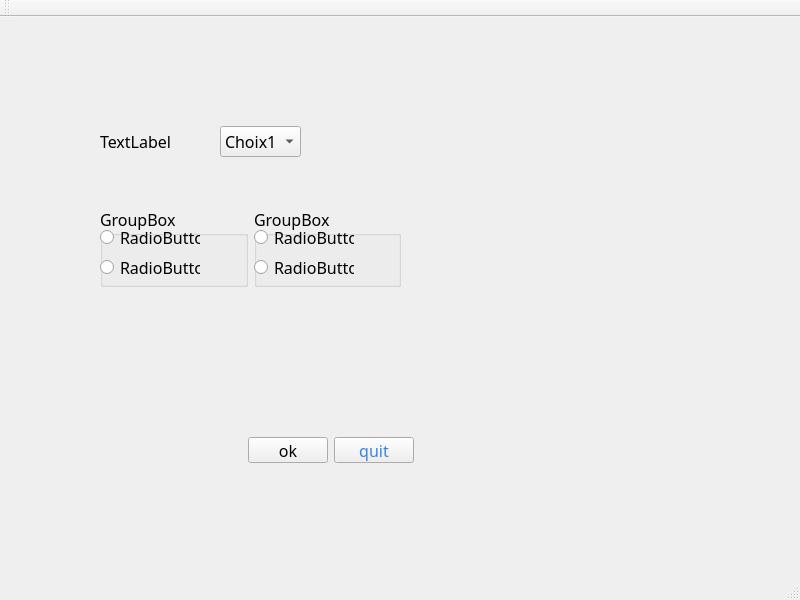
<?xml version="1.0" encoding="UTF-8"?>
<ui version="4.0">
 <class>MainWindow</class>
 <widget class="QMainWindow" name="MainWindow">
  <property name="enabled">
   <bool>true</bool>
  </property>
  <property name="geometry">
   <rect>
    <x>0</x>
    <y>0</y>
    <width>800</width>
    <height>600</height>
   </rect>
  </property>
  <property name="font">
   <font>
    <family>Ubuntu Mono</family>
    <pointsize>12</pointsize>
    <bold>false</bold>
   </font>
  </property>
  <property name="mouseTracking">
   <bool>false</bool>
  </property>
  <property name="windowTitle">
   <string>MainWindow</string>
  </property>
  <property name="tabShape">
   <enum>QTabWidget::Rounded</enum>
  </property>
  <widget class="QWidget" name="centralwidget">
   <widget class="QWidget" name="horizontalLayoutWidget">
    <property name="geometry">
     <rect>
      <x>100</x>
      <y>109</y>
      <width>201</width>
      <height>31</height>
     </rect>
    </property>
    <layout class="QHBoxLayout" name="horizontalLayout">
     <item>
      <widget class="QLabel" name="label">
       <property name="text">
        <string>TextLabel</string>
       </property>
      </widget>
     </item>
     <item>
      <spacer name="horizontalSpacer_2">
       <property name="orientation">
        <enum>Qt::Horizontal</enum>
       </property>
       <property name="sizeHint" stdset="0">
        <size>
         <width>40</width>
         <height>20</height>
        </size>
       </property>
      </spacer>
     </item>
     <item>
      <widget class="QComboBox" name="comboBox">
       <property name="enabled">
        <bool>true</bool>
       </property>
       <item>
        <property name="text">
         <string>Choix1</string>
        </property>
       </item>
       <item>
        <property name="text">
         <string>Choix2</string>
        </property>
       </item>
      </widget>
     </item>
    </layout>
   </widget>
   <widget class="QWidget" name="horizontalLayoutWidget_2">
    <property name="geometry">
     <rect>
      <x>100</x>
      <y>190</y>
      <width>301</width>
      <height>80</height>
     </rect>
    </property>
    <layout class="QHBoxLayout" name="horizontalLayout_2">
     <item>
      <widget class="QGroupBox" name="groupBox">
       <property name="title">
        <string>GroupBox</string>
       </property>
       <widget class="QRadioButton" name="radioButton">
        <property name="geometry">
         <rect>
          <x>0</x>
          <y>20</y>
          <width>100</width>
          <height>21</height>
         </rect>
        </property>
        <property name="text">
         <string>RadioButton</string>
        </property>
       </widget>
       <widget class="QRadioButton" name="radioButton_2">
        <property name="geometry">
         <rect>
          <x>0</x>
          <y>50</y>
          <width>100</width>
          <height>21</height>
         </rect>
        </property>
        <property name="text">
         <string>RadioButton</string>
        </property>
       </widget>
      </widget>
     </item>
     <item>
      <widget class="QGroupBox" name="groupBox_2">
       <property name="title">
        <string>GroupBox</string>
       </property>
       <widget class="QRadioButton" name="radioButton_3">
        <property name="geometry">
         <rect>
          <x>0</x>
          <y>20</y>
          <width>100</width>
          <height>21</height>
         </rect>
        </property>
        <property name="text">
         <string>RadioButton</string>
        </property>
       </widget>
       <widget class="QRadioButton" name="radioButton_4">
        <property name="geometry">
         <rect>
          <x>0</x>
          <y>50</y>
          <width>100</width>
          <height>21</height>
         </rect>
        </property>
        <property name="text">
         <string>RadioButton</string>
        </property>
       </widget>
      </widget>
     </item>
    </layout>
   </widget>
   <widget class="QWidget" name="horizontalLayoutWidget_3">
    <property name="geometry">
     <rect>
      <x>200</x>
      <y>420</y>
      <width>214</width>
      <height>26</height>
     </rect>
    </property>
    <layout class="QHBoxLayout" name="horizontalLayout_3">
     <item>
      <spacer name="horizontalSpacer">
       <property name="orientation">
        <enum>Qt::Horizontal</enum>
       </property>
       <property name="sizeHint" stdset="0">
        <size>
         <width>40</width>
         <height>20</height>
        </size>
       </property>
      </spacer>
     </item>
     <item>
      <widget class="QPushButton" name="pushButton_ok">
       <property name="text">
        <string>ok</string>
       </property>
      </widget>
     </item>
     <item>
      <widget class="QPushButton" name="pushButton_quiter">
       <property name="styleSheet">
        <string notr="true">color:rgb(53, 132, 228)</string>
       </property>
       <property name="text">
        <string>quit</string>
       </property>
      </widget>
     </item>
    </layout>
   </widget>
  </widget>
  <widget class="QMenuBar" name="menubar">
   <property name="geometry">
    <rect>
     <x>0</x>
     <y>0</y>
     <width>800</width>
     <height>21</height>
    </rect>
   </property>
  </widget>
  <widget class="QStatusBar" name="statusbar"/>
  <widget class="QToolBar" name="toolBar">
   <property name="windowTitle">
    <string>toolBar</string>
   </property>
   <attribute name="toolBarArea">
    <enum>TopToolBarArea</enum>
   </attribute>
   <attribute name="toolBarBreak">
    <bool>false</bool>
   </attribute>
  </widget>
 </widget>
 <resources/>
 <connections>
  <connection>
   <sender>pushButton_quiter</sender>
   <signal>clicked()</signal>
   <receiver>MainWindow</receiver>
   <slot>close()</slot>
   <hints>
    <hint type="sourcelabel">
     <x>412</x>
     <y>459</y>
    </hint>
    <hint type="destinationlabel">
     <x>610</x>
     <y>527</y>
    </hint>
   </hints>
  </connection>
 </connections>
</ui>
